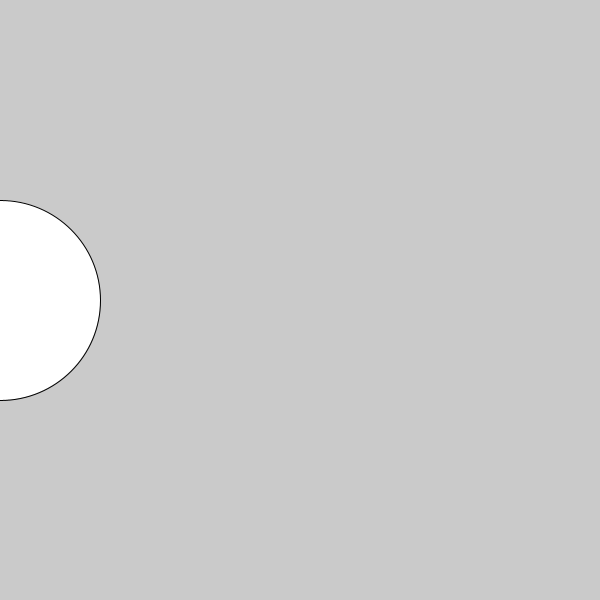
Frame 1 (no input)
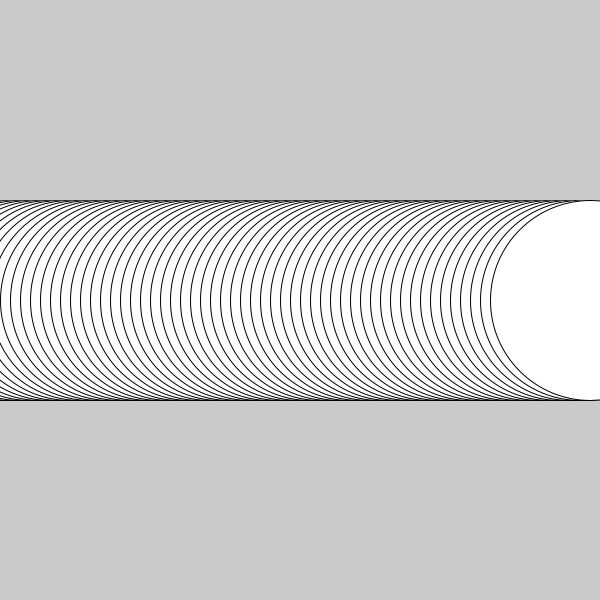
Frame 60 (the mouse pressed at the canvas centre just before this capture)
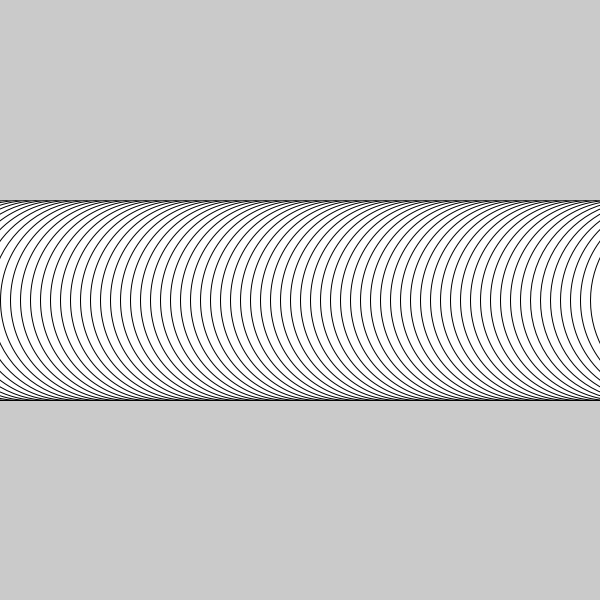
Frame 120 (the mouse held since frame 60 and released just before this capture)

The Processing sketch that drew these frames (run headless with seeded random() and noise(); from frame 60 on, the mouse is pressed at the canvas centre):

// Processing sketch: background_sample
// ── background_sample.pde
int x = 0;
void setup() {
  size(600, 600);
  background(202);
}

void draw() {
  ellipse(x, height/2, 200, 200);
  x += 10;
}

//save("background-off.png");
